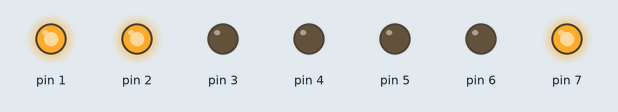
A sketch run on a simulated Arduino Uno, built with avr-gcc and run on an emulated ATmega328P. Shown: output pins drawn as LEDs (lit = HIGH).

Above: at 0.1 s.
Timing chart, 0 to 1.6 s (numbered marks = the images above):
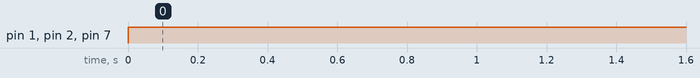

The sketch:

resigter_control.ino
```cpp
void setup() {
  // put your setup code here, to run once:
DDRD = B11111110; //将Arduino引脚1至7设置为输出，将引脚0设置为输入
DDRD = DDRD | B11111100; //这样更安全，因为它将引脚2到7设置为输出
                    //不改变引脚0和1的值，即RX和TX

}

void loop() {
  // put your main code here, to run repeatedly:
PORTD = B10000110; // sets digital pins 7,5,3 HIGH

}
```

Measured:
- by itself, pin 1, pin 2, pin 7: LOW → HIGH at 0.00 s
